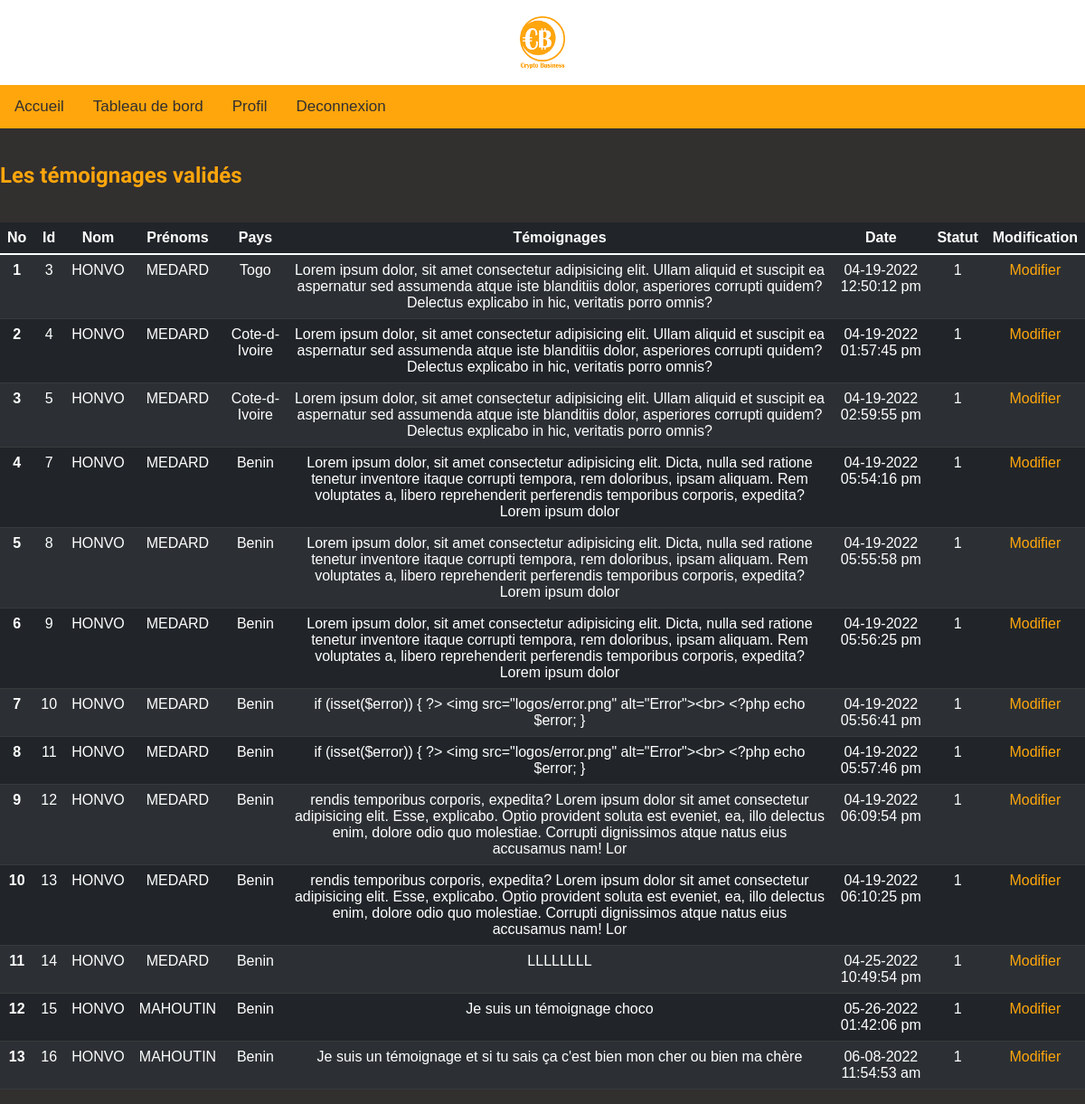
The app's page /admin/temoignages_valides.php?id=2 (signed in) with its own data.
### tables this page shows
CREATE TABLE IF NOT EXISTS `temoignages` (
  `id_t` int(255) NOT NULL AUTO_INCREMENT,
  `id_temoin` int(255) NOT NULL,
  `temoignage` varchar(255) NOT NULL,
  `name_temoin` varchar(255) NOT NULL,
  `first_name_temoin` varchar(255) NOT NULL,
  `avatar_temoin` varchar(255) NOT NULL,
  `pays_temoin` varchar(255) NOT NULL,
  `date_post_temoin` varchar(255) NOT NULL,
  `statut_temoin` int(1) NOT NULL,
  PRIMARY KEY (`id_t`)
);

### admin/temoignages_valides.php (the view, shortened to what this page needs)
<!DOCTYPE html>
<html lang="fr">
<head>
	<link rel="stylesheet" href="css_perso/style.css">
	<link rel="stylesheet" href="css_perso/temoignages_valides.css">
</head>
<body>
	<div class="menu">
		<?php
		include('menu-home.php');
		?>
	</div>
	<br/>
	<?php
	if (isset($_GET['id']) AND $_GET['id'] > 0)
	{
		$getid = intval($_GET['id']);
		$userbdd = $bdd->prepare('SELECT * from users_admins WHERE id = ?');
		$userbdd->execute(array($getid));
		$userinfo = $userbdd->fetch();
		if ($getid = $userinfo['id'])
		{
			if (isset($_SESSION['id']) AND !empty($_SESSION['id']))
			{
				if ($getid == $_SESSION['id'])
				{
					$temoignages = $bdd->prepare('SELECT * from temoignages WHERE statut_temoin = 1');
					$temoignages->execute(array());
					?>
					<div>
						<h2>Les témoignages validés</h2>
					</div>
					<br/>
					<table class="table table-striped table-dark table-responsive">
						<thead>
							<tr>
								<th scope="col">No</th>
								<th scope="col">Id</th>
								<th scope="col">Nom</th>
								<th scope="col">Prénoms</th>
								<th scope="col">Pays</th>
								<th scope="col">Témoignages</th>
								<th scope="col">Date</th>
								<th scope="col">Statut</th>
								<th scope="col">Modification</th>
							</tr>
						</thead>
						<tbody>
								<?php
								while ($resultat = $temoignages->fetch())
								{
									$id_temoignage = $resultat['id_t'];
									$name_temoin = $resultat['name_temoin'];
									$first_name_temoin = $resultat['first_name_temoin'];
									$pays_temoin = $resultat['pays_temoin'];
									$temoignage = $resultat['temoignage'];
									$date_temoignage = $resultat['date_post_temoin'];
									$statut = $resultat['statut_temoin'];
								?>
								<tr>
										<th scope="row" class="numero" id="numero"></th>
										<td scope="row"><?php echo $id_temoignage ?></td>
										<td scope="row"><?php echo $name_temoin ?></td>
										<td scope="row"><?php echo $first_name_temoin ?></td>
										<td scope="row"><?php echo $pays_temoin ?></td>
										<td scope="row"><?php echo $temoignage ?></td>
										<td scope="row"><?php echo $date_temoignage ?></td>
										<td scope="row"><?php echo $statut ?></td>
										<td scope="row"><a href="http://crypto.boss-arts.com/admin/modifier_temoignage.php?id=<?php echo $_SESSION['id'];?>&id_temoignage=<?php echo $id_temoignage;?>">Modifier</a></td>
									</tr>
									<?php
								}
							}else
							{
								header('Location: http://crypto.boss-arts.com/admin/connexion.php');
							}
						}else
						{
							header('Location: http://crypto.boss-arts.com/admin/connexion.php');
						}
					}else
					{
						echo "Ce administrateur n'existe pas";
					}
				}else
				{
					header('Location: http://crypto.boss-arts.com/admin/connexion.php');
				}
				?>
			</body>
			</html>

### admin/css_perso/style.css (style rules this page uses)
body { background-color: #322f2f; margin: 0; font-family: roboto; }
h1, h2 { color: #ffa60c; font-family: 'Cardo', serif; }
a { text-decoration: none; color: #322f2f; }

### admin/css_perso/temoignages_valides.css (style rules this page uses)
table { caption-side: bottom; border-collapse: collapse; }
.table { --bs-table-bg: transparent; --bs-table-accent-bg: transparent; --bs-table-striped-color: #212529; --bs-table-striped-bg: rgba(0, 0, 0, 0.05); --bs-table-active-color: #212529; --bs-table-active-bg: rgba(0, 0, 0, 0.1); --bs-table-hover-color: #212529; --bs-table-hover-bg: rgba(0, 0, 0, 0.075); width: 100%; margin-bottom: 1rem; color: #212529; vertical-align: top; border-color: #dee2e6; }
.table-striped > tbody > tr:nth-of-type(odd) > * { --bs-table-accent-bg: var(--bs-table-striped-bg); color: var(--bs-table-striped-color); }
.table-dark { --bs-table-bg: #212529; --bs-table-striped-bg: #2c3034; --bs-table-striped-color: #fff; --bs-table-active-bg: #373b3e; --bs-table-active-color: #fff; --bs-table-hover-bg: #323539; --bs-table-hover-color: #fff; color: #fff; border-color: #373b3e; }
.table-responsive { overflow-x: auto; -webkit-overflow-scrolling: touch; }
thead, tbody, tfoot, tr, td, th { border-color: inherit; border-style: solid; border-width: 0; text-align: center; }
.table > :not(caption) > * > * { padding: 0.5rem 0.5rem; background-color: var(--bs-table-bg); border-bottom-width: 1px; box-shadow: inset 0 0 0 9999px var(--bs-table-accent-bg); }
.table > tbody { vertical-align: inherit; }
.table > thead { vertical-align: bottom; }
.table > :not(:first-child) { border-top: 2px solid currentColor; }
tr td a { text-decoration: none; color: #ffa60c; }
table { counter-reset:case; }
#numero:before { counter-increment:case; content:counter(case); }

### admin/css_perso/menu-home.css (style rules this page uses)
body { margin: 0; font-family: Arial, Helvetica, sans-serif; }

### records on screen
temoignages: id_t "3", name_temoin "HONVO", first_name_temoin "MEDARD", pays_temoin "Togo", temoignage "Lorem ipsum dolor, sit amet consectetur adipisicing elit. Ullam aliquid et suscipit ea aspernatur sed assumenda atque iste blanditiis dolor, asperiores corrupti quidem? Delectus explicabo in hic, veritatis porro omnis?", date_post_temoin "04-19-2022 12:50:12 pm", statut_temoin "1"
temoignages: id_t "4", name_temoin "HONVO", first_name_temoin "MEDARD", pays_temoin "Cote-d-Ivoire", temoignage "Lorem ipsum dolor, sit amet consectetur adipisicing elit. Ullam aliquid et suscipit ea aspernatur sed assumenda atque iste blanditiis dolor, asperiores corrupti quidem? Delectus explicabo in hic, veritatis porro omnis?", date_post_temoin "04-19-2022 01:57:45 pm", statut_temoin "1"
temoignages: id_t "5", name_temoin "HONVO", first_name_temoin "MEDARD", pays_temoin "Cote-d-Ivoire", temoignage "Lorem ipsum dolor, sit amet consectetur adipisicing elit. Ullam aliquid et suscipit ea aspernatur sed assumenda atque iste blanditiis dolor, asperiores corrupti quidem? Delectus explicabo in hic, veritatis porro omnis?", date_post_temoin "04-19-2022 02:59:55 pm", statut_temoin "1"
temoignages: id_t "7", name_temoin "HONVO", first_name_temoin "MEDARD", pays_temoin "Benin", temoignage "Lorem ipsum dolor, sit amet consectetur adipisicing elit. Dicta, nulla sed ratione tenetur inventore itaque corrupti tempora, rem doloribus, ipsam aliquam. Rem voluptates a, libero reprehenderit perferendis temporibus corporis, expedita? Lorem ipsum dolor", date_post_temoin "04-19-2022 05:54:16 pm", statut_temoin "1"
temoignages: id_t "8", name_temoin "HONVO", first_name_temoin "MEDARD", pays_temoin "Benin", temoignage "Lorem ipsum dolor, sit amet consectetur adipisicing elit. Dicta, nulla sed ratione tenetur inventore itaque corrupti tempora, rem doloribus, ipsam aliquam. Rem voluptates a, libero reprehenderit perferendis temporibus corporis, expedita? Lorem ipsum dolor", date_post_temoin "04-19-2022 05:55:58 pm", statut_temoin "1"
temoignages: id_t "9", name_temoin "HONVO", first_name_temoin "MEDARD", pays_temoin "Benin", temoignage "Lorem ipsum dolor, sit amet consectetur adipisicing elit. Dicta, nulla sed ratione tenetur inventore itaque corrupti tempora, rem doloribus, ipsam aliquam. Rem voluptates a, libero reprehenderit perferendis temporibus corporis, expedita? Lorem ipsum dolor", date_post_temoin "04-19-2022 05:56:25 pm", statut_temoin "1"
temoignages: id_t "10", name_temoin "HONVO", first_name_temoin "MEDARD", pays_temoin "Benin", temoignage "if (isset($error)) { ?> <img src=\"logos/error.png\" alt=\"Error\"><br> <?php echo $error; }", date_post_temoin "04-19-2022 05:56:41 pm", statut_temoin "1"
temoignages: id_t "11", name_temoin "HONVO", first_name_temoin "MEDARD", pays_temoin "Benin", temoignage "if (isset($error)) { ?> <img src=\"logos/error.png\" alt=\"Error\"><br> <?php echo $error; }", date_post_temoin "04-19-2022 05:57:46 pm", statut_temoin "1"
temoignages: id_t "12", name_temoin "HONVO", first_name_temoin "MEDARD", pays_temoin "Benin", temoignage "rendis temporibus corporis, expedita? Lorem ipsum dolor sit amet consectetur adipisicing elit. Esse, explicabo. Optio provident soluta est eveniet, ea, illo delectus enim, dolore odio quo molestiae. Corrupti dignissimos atque natus eius accusamus nam! Lor", date_post_temoin "04-19-2022 06:09:54 pm", statut_temoin "1"
temoignages: id_t "13", name_temoin "HONVO", first_name_temoin "MEDARD", pays_temoin "Benin", temoignage "rendis temporibus corporis, expedita? Lorem ipsum dolor sit amet consectetur adipisicing elit. Esse, explicabo. Optio provident soluta est eveniet, ea, illo delectus enim, dolore odio quo molestiae. Corrupti dignissimos atque natus eius accusamus nam! Lor", date_post_temoin "04-19-2022 06:10:25 pm", statut_temoin "1"
temoignages: id_t "14", name_temoin "HONVO", first_name_temoin "MEDARD", pays_temoin "Benin", temoignage "LLLLLLLL", date_post_temoin "04-25-2022 10:49:54 pm", statut_temoin "1"
temoignages: id_t "15", name_temoin "HONVO", first_name_temoin "MAHOUTIN", pays_temoin "Benin", temoignage "Je suis un témoignage choco", date_post_temoin "05-26-2022 01:42:06 pm", statut_temoin "1"
temoignages: id_t "16", name_temoin "HONVO", first_name_temoin "MAHOUTIN", pays_temoin "Benin", temoignage "Je suis un témoignage et si tu sais ça c'est bien mon cher ou bien ma chère", date_post_temoin "06-08-2022 11:54:53 am", statut_temoin "1"
